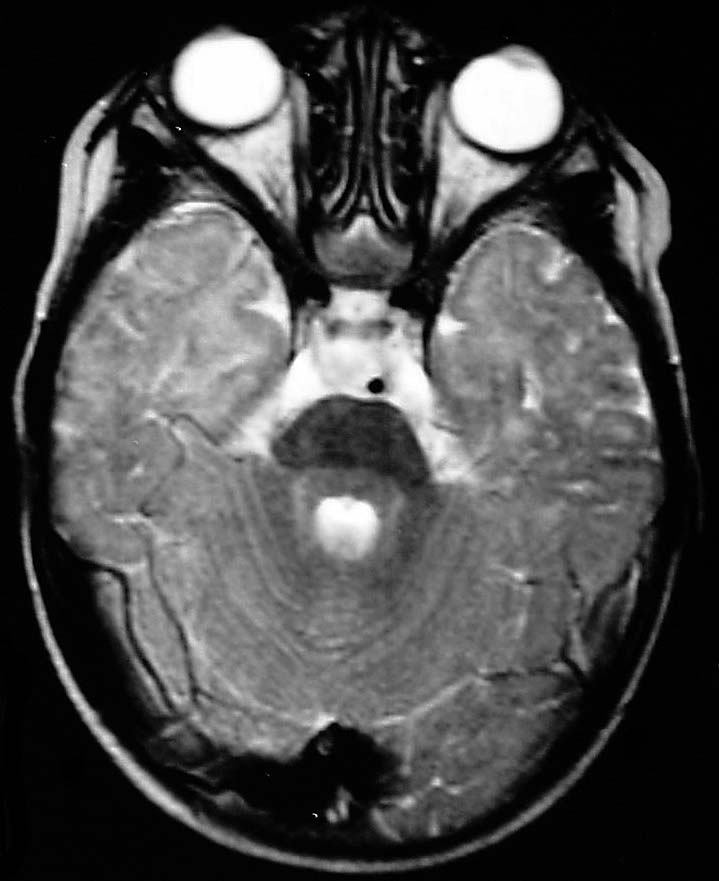
%> input picture Brain4.pgm, 719 x 881 px
$ octave as7.m   (GNU Octave 9; MATLAB toolbox functions it lacks are replaced by stand-ins)
%> lines starting %> are read from the running program, lines starting %| are printed output that depends on the picture; in (x1, y1, x2, y2) boxes, pixels count from 0 and x2, y2 are one past the last pixel; in counts of white or black regions, pixels touching at a corner belong together; the program's own positions count from 1
pkg load image;
i2=imread('Brain4.pgm');
%> i2 is the input picture: size 881x719 uint8; min 0, max 255, mean 74.1
i3=imread('Brain5.pgm');
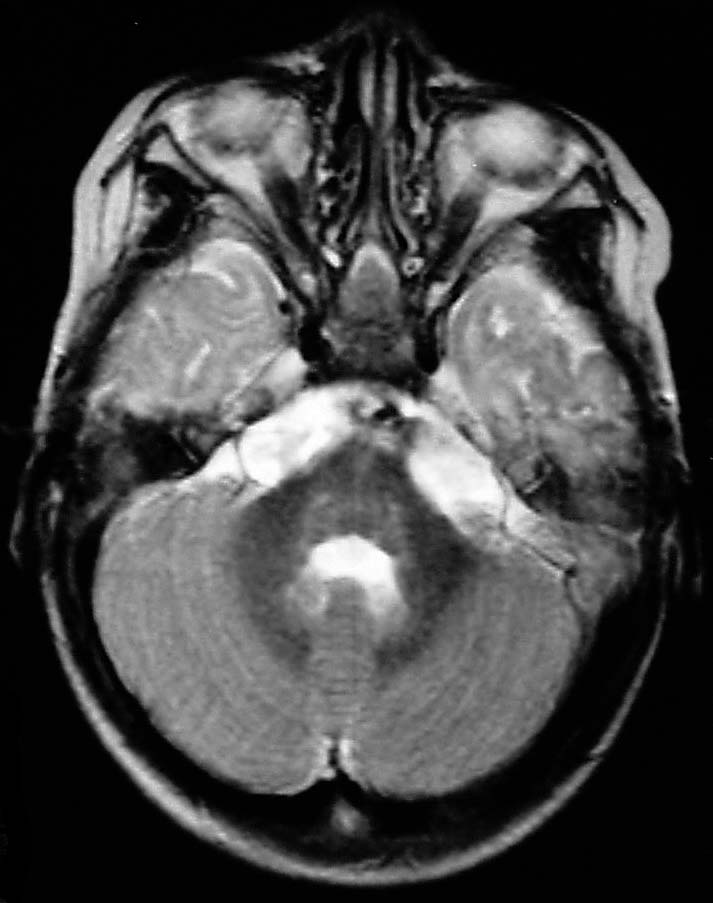
%> input picture Brain5.pgm, 713 x 903 px
%> i3 is the input picture: size 903x713 uint8; min 0, max 255, mean 68.7
i3=imresize(i3,[881 719]);
%> i3: size 881x719 uint8
i=(double(i3)-double(i2))==0;
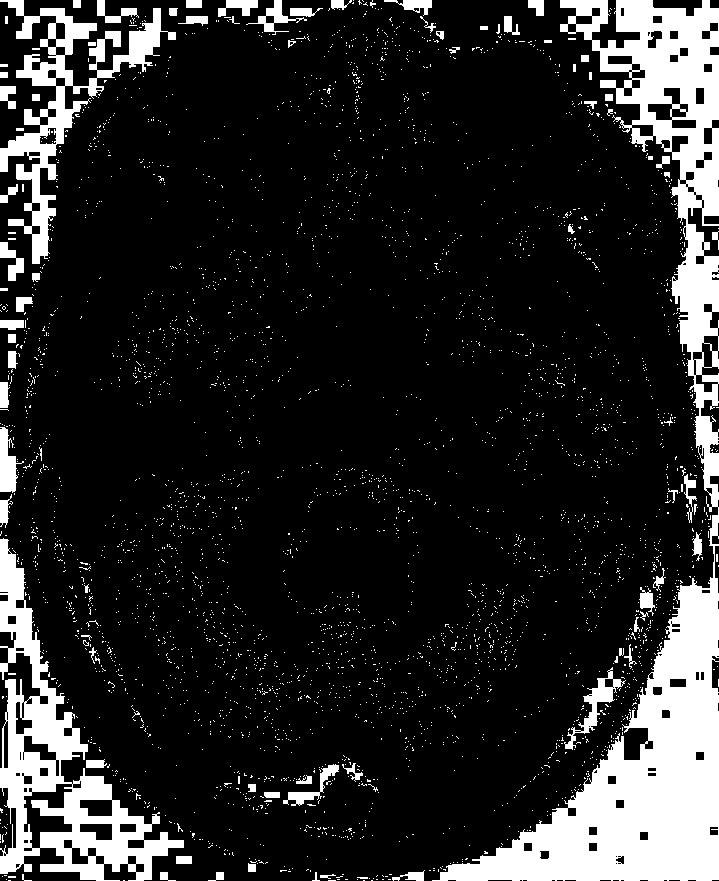
%> i: size 881x719 logical; 15.2% white; 3737 white regions (3654 under 20 px), largest, box (x1, y1, x2, y2) and area: (432, 0, 719, 881) 53681, (0, 538, 184, 881) 16696, (0, 0, 176, 264) 9364
figure,imshow(i2);
figure,imshow(i3);
figure,imshow(i);
